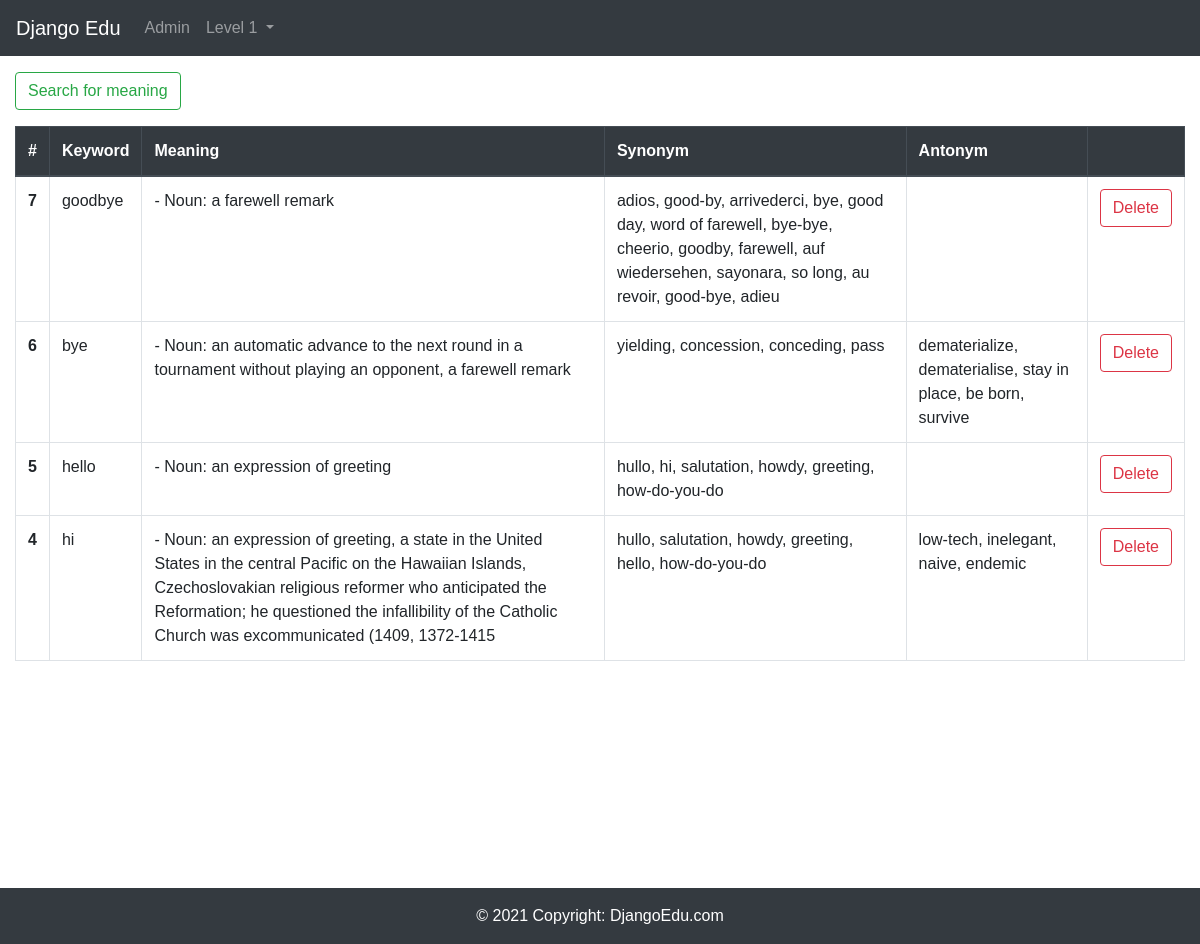
/dictionaries/, run on an earlier commit of the app's database.
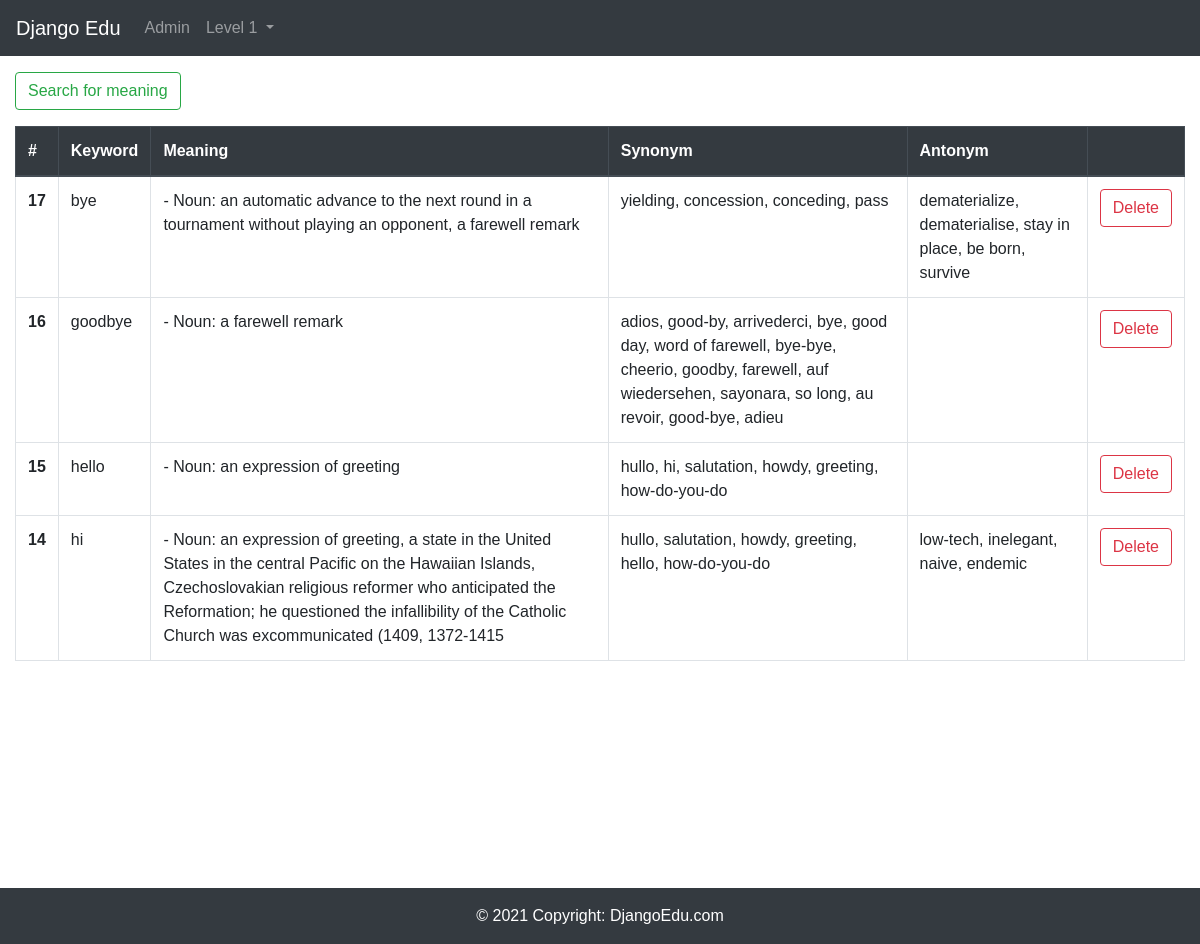
And on a later commit of the database.
### dictionaries/models.py (models this page shows, shortened)
class Word(models.Model):
    keyword = models.CharField(max_length=255)
    meaning = models.TextField()
    synonym = models.TextField(null=True, blank=True)
    antonym = models.TextField(null=True, blank=True)
    date_created = models.DateTimeField(default=timezone.now)

### dictionaries/views.py (the view)
# urls.py: path('', views.index, name='index'),
def index(request):
    return render(request, 'dictionaries/index.html', {
        'words': Word.objects.all().order_by('id').reverse(),
    })

### dictionaries/templates/dictionaries/index.html (shortened to what this page needs)
{% extends 'layouts/base.html' %}
{% block content %}
<div class="container-fluid">
  <button
    type="button"
    class="btn btn-outline-success"
    data-toggle="modal"
    data-target="#modal-dictionary"
  >
    Search for meaning
  </button>
  <div class="table-responsive">
    <table class="table table-bordered table-hover mt-3">
      <thead class="thead-dark">
        <tr>
          <th scope="col">#</th>
          <th scope="col">Keyword</th>
          <th scope="col">Meaning</th>
          <th scope="col">Synonym</th>
          <th scope="col">Antonym</th>
          <th scope="col"></th>
        </tr>
      </thead>
      <tbody>
        {% if words|length > 0 %}
          {% for word in words %}
          <tr>
            <th scope="row">{{ word.id }}</th>
            <td>{{ word.keyword }}</td>
            <td>{{ word.meaning }}</td>
            <td>{{ word.synonym }}</td>
            <td>{{ word.antonym }}</td>
            <td class="text-center">
              <button
                type="button"
                class="btn btn-outline-danger btn-delete-word"
                data-word-id="{{ word.id }}"
              >
                Delete
              </button>
            </td>
          </tr>
          {% endfor %}
        {% else %}
        <td colspan="6" class="text-center">No words available.</td>
        {% endif %}
      </tbody>
    </table>
  </div>
</div>
{% endblock content %}

### templates/layouts/base.html (shortened to what this page needs)
{% load static %}
<!DOCTYPE html>
<html lang="en">
  <head>
    <link rel="stylesheet" href="{% static 'vendors/animate.min.css' %}" />
    <link
      rel="stylesheet"
      href="{% static 'vendors/fontawesome-5.15.2/css/all.min.css' %}"
    />
    <link
      rel="stylesheet"
      href="{% static 'vendors/fancybox-3/dist/jquery.fancybox.min.css' %}"
    />
    <link
      rel="stylesheet"
      href="{% static 'vendors/bootstrap-4.5.3/css/bootstrap.min.css' %}"
    />
    <link rel="stylesheet" href="{% static 'css/base.css' %}">
  </head>
  <body>
    {% include 'partials/header.html' %}
    <main class="min-vh-100 my-3">
      {% block content %}{% endblock content %}
    </main>
    {% include 'partials/footer.html' %}
  </body>
</html>

### templates/partials/header.html (shortened to what this page needs)
<header>
  <nav class="navbar navbar-expand-lg navbar-dark bg-dark">
    <a class="navbar-brand" href="{% url 'index' %}">Django Edu</a>
    <div class="collapse navbar-collapse" id="navbarNavAltMarkup">
      <div class="navbar-nav">
        <a
          class="nav-item nav-link"
          href="{% url 'admin:index' %}"
          target="_blank"
          rel="noopener noreferrer"
        >
          Admin
        </a>
        <li class="nav-item dropdown">
          <a
            class="nav-link dropdown-toggle"
            href="#"
            id="navbarDropdown"
            role="button"
            data-toggle="dropdown"
            aria-haspopup="true"
            aria-expanded="false"
          >
            Level 1
          </a>
        </li>
      </div>
    </div>
  </nav>
</header>

### templates/partials/footer.html
<footer>
  <div class="text-center p-3 bg-dark text-white">
    © 2021 Copyright:
    <a class="text-white" href="/">DjangoEdu.com</a>
  </div>
</footer>

### static/css/base.css (style rules this page uses)
*, *::before, *::after { box-sizing: inherit; margin: 0; padding: 0; }
body { box-sizing: border-box; margin: 0; font-family: Arial, Helvetica, sans-serif; }

What changed in the data, as far as the page shows it:
removed Word: id "7", keyword "goodbye", meaning "- Noun: a farewell remark", synonym "adios, good-by, arrivederci, bye, good day, word of farewell, bye-bye, cheerio, goodby, farewell, auf wiedersehen, sayonara, so long, au revoir, good-bye, adieu"
removed Word: id "6", keyword "bye", meaning "- Noun: an automatic advance to the next round in a tournament without playing an opponent, a farewell remark", synonym "yielding, concession, conceding, pass", antonym "dematerialize, dematerialise, stay in place, be born, survive"
removed Word: id "5", keyword "hello", meaning "- Noun: an expression of greeting", synonym "hullo, hi, salutation, howdy, greeting, how-do-you-do"
removed Word: id "4", keyword "hi", meaning "- Noun: an expression of greeting, a state in the United States in the central Pacific on the Hawaiian Islands, Czechoslovakian religious reformer who anticipated the Reformation; he questioned the infallibility of the Catholic Church was excommunicated (1409, 1372-1415", synonym "hullo, salutation, howdy, greeting, hello, how-do-you-do", antonym "low-tech, inelegant, naive, endemic"
added Word: id "17", keyword "bye", meaning "- Noun: an automatic advance to the next round in a tournament without playing an opponent, a farewell remark", synonym "yielding, concession, conceding, pass", antonym "dematerialize, dematerialise, stay in place, be born, survive"
added Word: id "16", keyword "goodbye", meaning "- Noun: a farewell remark", synonym "adios, good-by, arrivederci, bye, good day, word of farewell, bye-bye, cheerio, goodby, farewell, auf wiedersehen, sayonara, so long, au revoir, good-bye, adieu"
added Word: id "15", keyword "hello", meaning "- Noun: an expression of greeting", synonym "hullo, hi, salutation, howdy, greeting, how-do-you-do"
added Word: id "14", keyword "hi", meaning "- Noun: an expression of greeting, a state in the United States in the central Pacific on the Hawaiian Islands, Czechoslovakian religious reformer who anticipated the Reformation; he questioned the infallibility of the Catholic Church was excommunicated (1409, 1372-1415", synonym "hullo, salutation, howdy, greeting, hello, how-do-you-do", antonym "low-tech, inelegant, naive, endemic"
